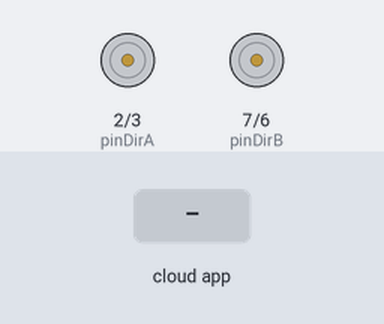
Simulated run of this sketch. Board: Arduino Uno, built with avr-gcc and run on an emulated ATmega328P. On the bench: direction and speed pins drawn as motors (green arrow = direction pin HIGH = forward, orange = LOW = backward, longer = more drive). The inputs (shaded band) are chosen by the test bench. The ROS host is connected and sends only what is stated.

Above: at 1.2 s.
1.3 s: the phone or cloud app sets linear.x to -100
At 1.8 s:
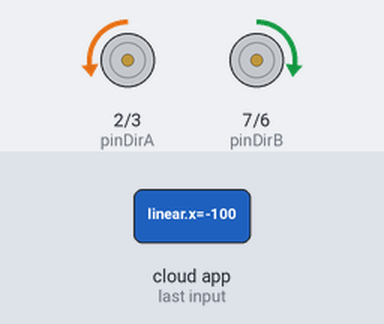
2.8 s: the phone or cloud app sets angular.z to -100
At 4.0 s:
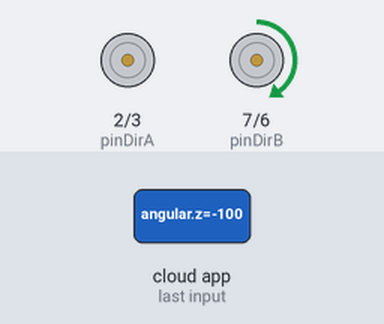
4.3 s: the phone or cloud app sets linear.x to 0
At 5.3 s:
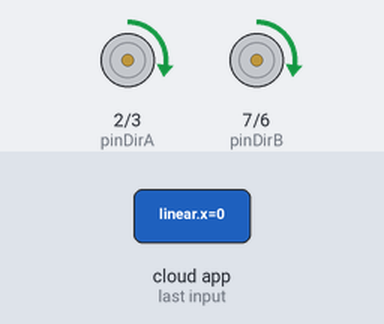
5.8 s: the phone or cloud app sets angular.z to 0
At 6.4 s:
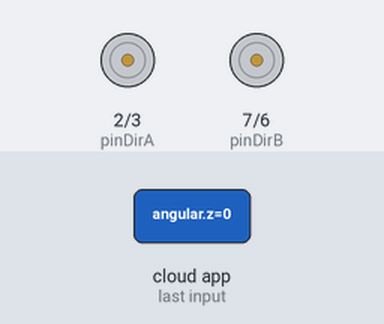
7.3 s: the phone or cloud app sets linear.x to 100
At 8.5 s:
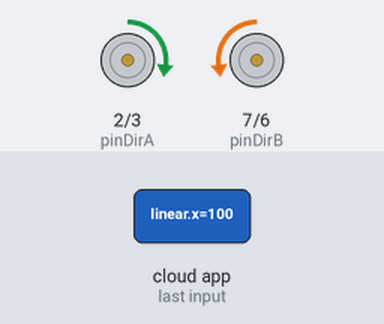
8.8 s: the phone or cloud app sets angular.z to 100
At 9.8 s:
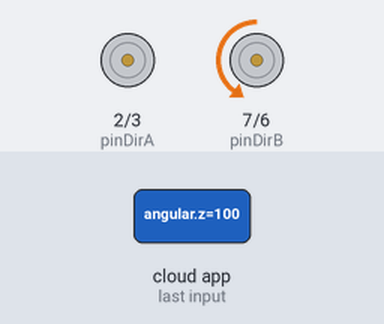
Timing chart, 0 to 11.3 s (numbered marks = the images above; inputs shaded):
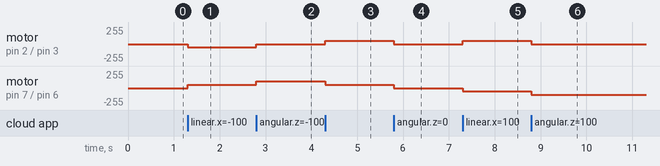

Measured:
- after the input at 1.3 s, motor on pin 2 (pinDirA) / pin 3 (pinPwmA): stopped → backward 50/255 at once; motor on pin 7 (pinDirB) / pin 6 (pinPwmB): stopped → forward 50/255 at once
- after the input at 2.8 s, motor on pin 2 (pinDirA) / pin 3 (pinPwmA): backward 50/255 → stopped at once; motor on pin 7 (pinDirB) / pin 6 (pinPwmB): forward 50/255 → forward 100/255 at once
- after the input at 4.3 s, motor on pin 2 (pinDirA) / pin 3 (pinPwmA): stopped → forward 50/255 at once; motor on pin 7 (pinDirB) / pin 6 (pinPwmB): forward 100/255 → forward 50/255 at once
- after the input at 5.8 s, motor on pin 2 (pinDirA) / pin 3 (pinPwmA), motor on pin 7 (pinDirB) / pin 6 (pinPwmB): forward 50/255 → stopped at once
- after the input at 7.3 s, motor on pin 2 (pinDirA) / pin 3 (pinPwmA): stopped → forward 50/255 at once; motor on pin 7 (pinDirB) / pin 6 (pinPwmB): stopped → backward 50/255 at once
- after the input at 8.8 s, motor on pin 2 (pinDirA) / pin 3 (pinPwmA): forward 50/255 → stopped at once; motor on pin 7 (pinDirB) / pin 6 (pinPwmB): backward 50/255 → backward 100/255 at once

The sketch:

motor_control.ino
```cpp
#include <ros.h>
#include <geometry_msgs/Twist.h>
#include <std_msgs/String.h>

// Motor A connections
const int pinPwmA = 3;
const int pinDirA = 2;

// Motor B connections
const int pinPwmB = 6;
const int pinDirB = 7;

const int scaling_factor = 50;

ros::NodeHandle nh;
std_msgs::String debug_msg;

ros::Publisher debug_pub("arduino_debug", &debug_msg);

const int BUFFER_SIZE = 64;
char buffer[BUFFER_SIZE];

void drive_callback(const geometry_msgs::Twist& cmd_vel) {
  float left_motor_speed = -1.0 * (cmd_vel.linear.x - cmd_vel.angular.z);
  float right_motor_speed = (cmd_vel.linear.x + cmd_vel.angular.z);

  char left_motor_str[10];
  char right_motor_str[10];

  dtostrf(left_motor_speed, 5, 2, left_motor_str);
  dtostrf(right_motor_speed, 5, 2, right_motor_str);

  char buffer[50];
  sprintf(buffer, "Left motor: %s, Right motor: %s", left_motor_str, right_motor_str);
  debug_msg.data = buffer;
  debug_pub.publish(&debug_msg);

  int left_motor_pwm = abs(int(left_motor_speed * scaling_factor));
  int right_motor_pwm = abs(int(right_motor_speed * scaling_factor));

  if (left_motor_speed > 0) {
    digitalWrite(pinDirA, LOW);
  } else {
    digitalWrite(pinDirA, HIGH);
  }

  if (right_motor_speed > 0) {
    digitalWrite(pinDirB, LOW);
  } else {
    digitalWrite(pinDirB, HIGH);
  }

  analogWrite(pinPwmA, left_motor_pwm);
  analogWrite(pinPwmB, right_motor_pwm);
}

ros::Subscriber<geometry_msgs::Twist> sub("cmd_vel", drive_callback);

void setup() {
  Serial.begin(57600);

  pinMode(pinPwmA, OUTPUT);
  pinMode(pinDirA, OUTPUT);
  pinMode(pinPwmB, OUTPUT);
  pinMode(pinDirB, OUTPUT);

  digitalWrite(pinDirA, LOW);
  digitalWrite(pinDirB, LOW);

  nh.initNode();
  nh.subscribe(sub);
  nh.advertise(debug_pub);
}

void loop() {
  nh.spinOnce();
  delay(1);
}
```
